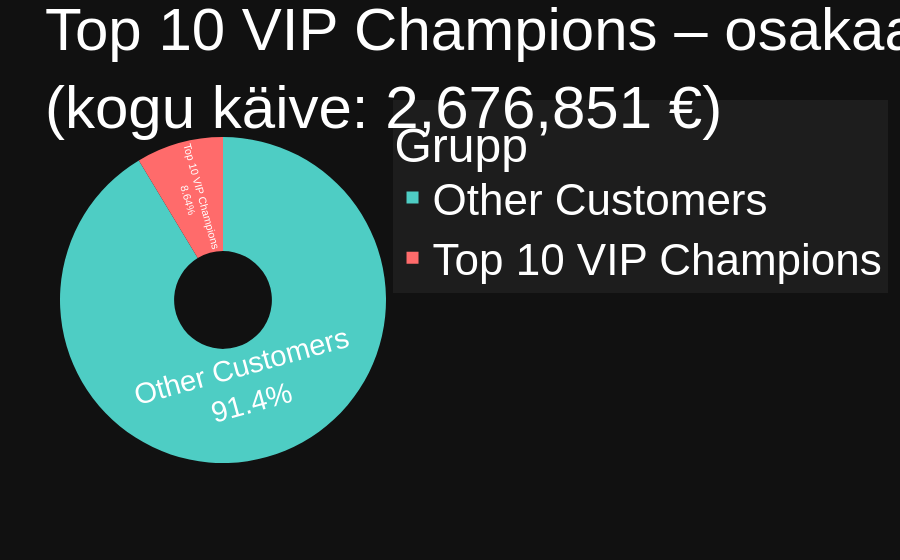

Notebook source saved alongside this figure:
### Code cell
import plotly.express as px
import plotly.io as pio
import webbrowser
import pandas as pd

total_monetary_all = rfm["monetary_value"].sum()
top10_vip = rfm[rfm["Segment"] == "VIP Champions"].nlargest(10, "monetary_value")
top10_sum = top10_vip["monetary_value"].sum()
other_sum = total_monetary_all - top10_sum

pie_data = pd.DataFrame({
    "Category": ["Top 10 VIP Champions", "Other Customers"],
    "Monetary_Value": [top10_sum, other_sum]
})

fig3 = px.pie(
    pie_data,
    values="Monetary_Value",
    names="Category",
    title=f"Top 10 VIP Champions – osakaal kogu müügikäibest<br>(kogu käive: {total_monetary_all:,.0f} €)",
    color="Category",
    color_discrete_sequence=["#FF6B6B", "#4ECDC4"],
    hole=0.3
)

fig3.update_traces(
    textposition="inside",
    textinfo="percent+label",
    textfont=dict(size=36, color="white", family="Arial, sans-serif"),
    hoverinfo='none',
    hovertemplate=None
)

fig3.update_layout(
    template="plotly_dark",
    autosize=True,
    margin=dict(l=60, r=60, t=100, b=60),
    title=dict(font=dict(size=60, color="white", family="Arial, sans-serif")),
    legend=dict(
        title=dict(text="Grupp", font=dict(size=48, color="white", family="Arial, sans-serif")),
        font=dict(size=44, color="white", family="Arial, sans-serif"),
        bgcolor="rgba(30,30,30,0.9)"
    )
)

# Try multiple renderers, fallback to HTML
renderers = ["vscode", "notebook", "browser"]
for r in renderers:
    try:
        pio.renderers.default = r
        fig3.show(config={'responsive': True})
        print(f"✅ Graph 3 rendered with {r}")
        break
    except Exception as e:
        print(f"❌ {r} failed: {e}")
        continue
else:
    print("⚠️ All renderers failed – opening HTML file...")
    fig3.write_html("graph3.html")
    webbrowser.open("graph3.html")

### Figure 1 — Plotly figure (JSON) as saved in the notebook; plotly's stock layout.template omitted (floating-point values rounded to 4 significant figures)
{"data": [{"customdata": [["Top 10 VIP Champions"], ["Other Customers"]], "domain": {"x": [0, 1], "y": [0, 1]}, "hole": 0.3, "hoverinfo": "none", "labels": ["Top 10 VIP Champions", "Other Customers"], "legendgroup": "", "marker": {"colors": ["#FF6B6B", "#4ECDC4"]}, "name": "", "showlegend": true, "textfont": {"color": "white", "family": "Arial, sans-serif", "size": 36}, "textinfo": "percent+label", "textposition": "inside", "type": "pie", "values": [231200.0, 2446000.0]}], "layout": {"autosize": true, "legend": {"bgcolor": "rgba(30,30,30,0.9)", "font": {"color": "white", "family": "Arial, sans-serif", "size": 44}, "title": {"font": {"color": "white", "family": "Arial, sans-serif", "size": 48}, "text": "Grupp"}, "tracegroupgap": 0}, "margin": {"b": 60, "l": 60, "r": 60, "t": 100}, "piecolorway": ["#FF6B6B", "#4ECDC4"], "title": {"font": {"color": "white", "family": "Arial, sans-serif", "size": 60}, "text": "Top 10 VIP Champions – osakaal kogu müügikäibest<br>(kogu käive: 2,676,851 €)"}}}
